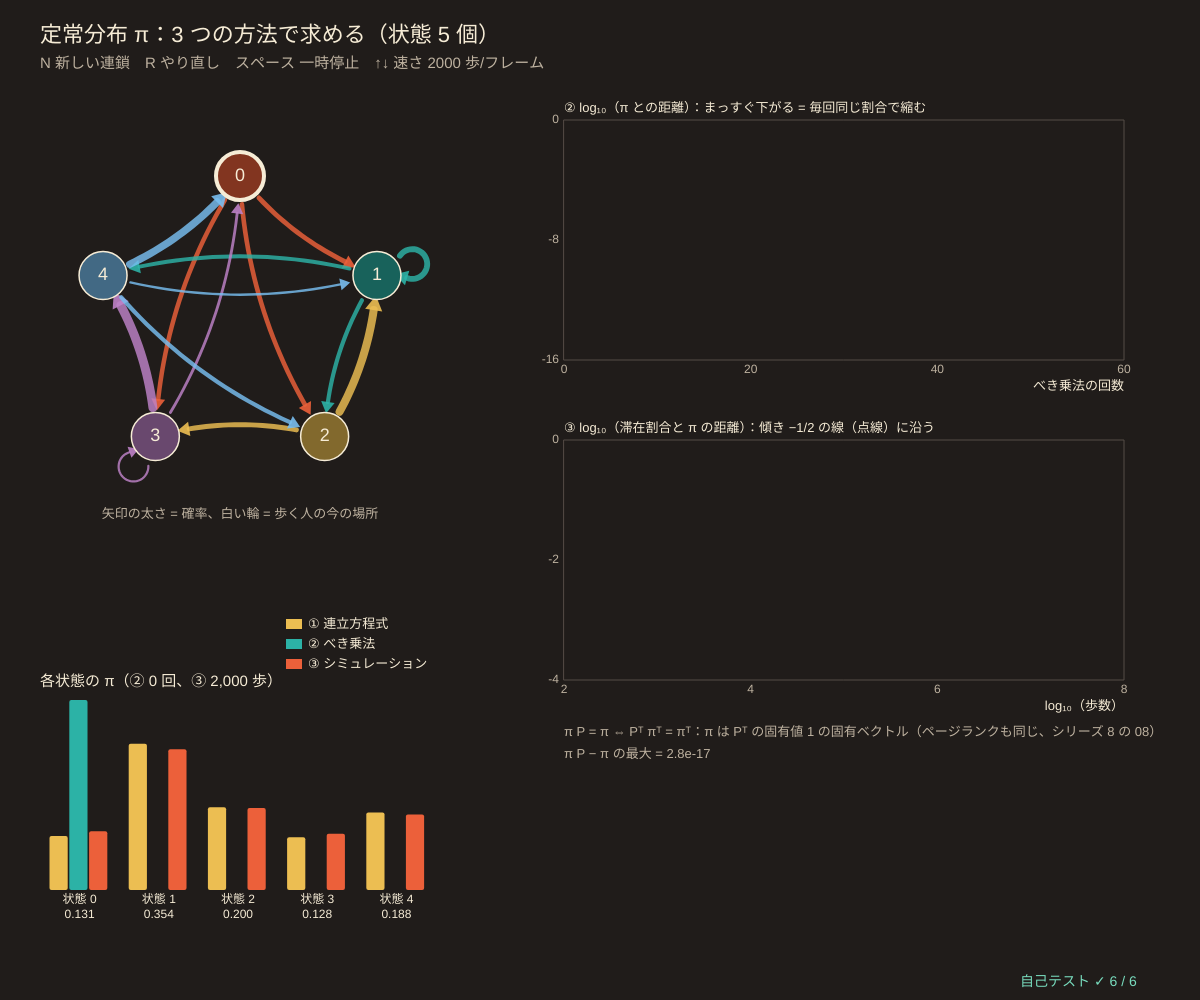
Frame 1 (no input)
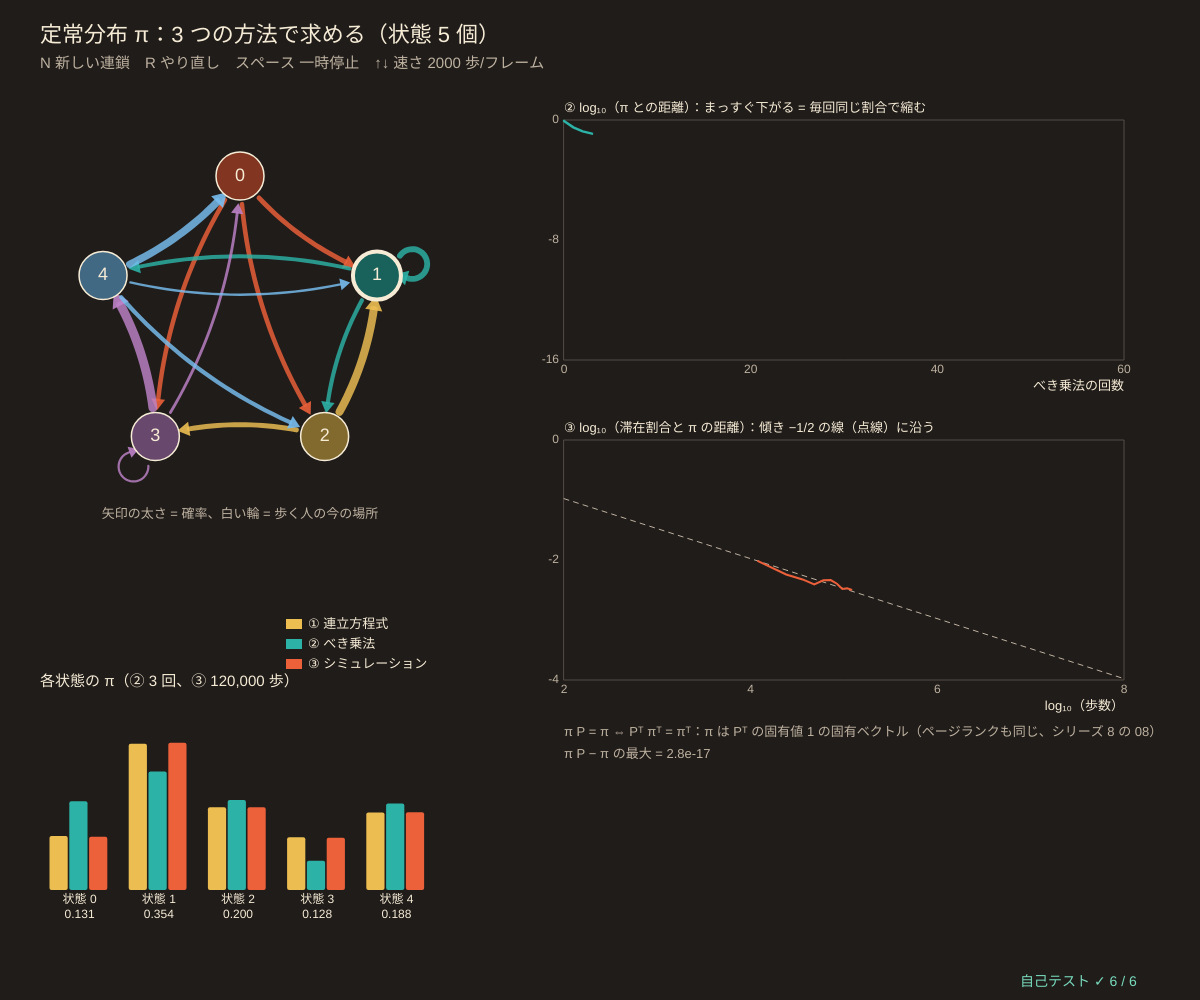
Frame 60 (no input)
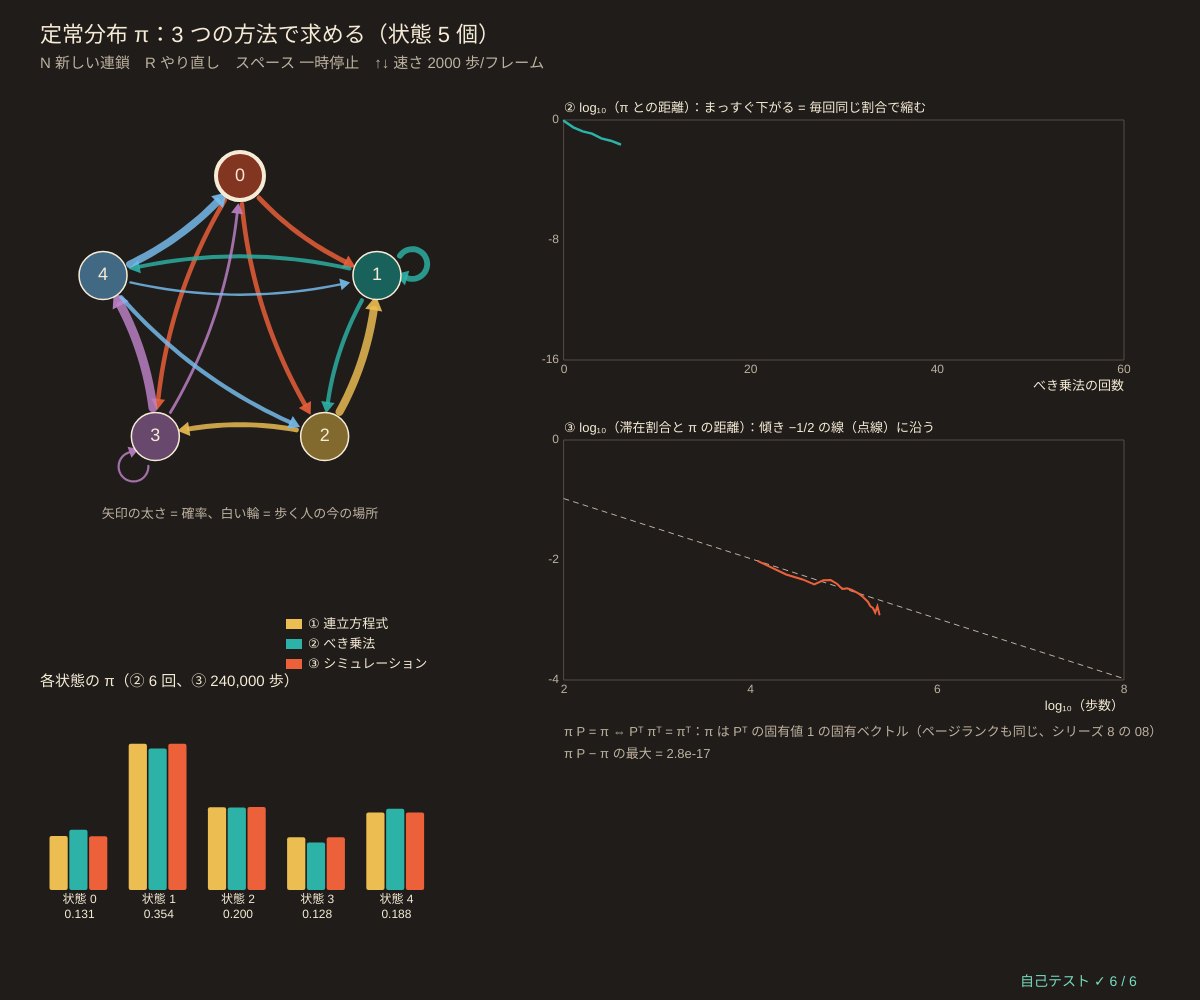
Frame 120 (the mouse pressed at the canvas centre since frame 60)

The p5.js sketch that drew these frames (run headless with seeded random() and noise() and a simulated clock; from frame 60 on, the mouse is pressed at the canvas centre):

// p5.js sketch
// ── sketch.js
// ============================================
// 02 定常分布 ─ P を掛けても変わらない分布 π（π P = π、Σ π = 1）を 3 つの方法で求めて、一致するのを見る
// ① 連立方程式：π P = π を、ガウスの消去法で解く（ぴったりの答え）
// ② べき乗法：適当な分布に P を何度も掛ける（01 の μ_n）。誤差はほぼ一定の割合で縮む
// ③ シミュレーション：1 人が長い間歩いたときの「各状態にいた時間の割合」（誤差は 1/√t くらいで縮む）
// π は P の転置の「固有値 1 の固有ベクトル」。検索のページランクも同じ考え（シリーズ 8 の 08）
// N 新しい連鎖 / R やり直し / スペース 一時停止 / ↑↓ シミュレーションの速さ
// ============================================

const N_STATES = 5;                      // ★ 状態の数（3〜7）
let transP, piExact, powVec, powErr = [], powIt = 0, walker = 0, visits, tSim = 0, simErr = [], paused = false, speed = 2000, chainSeed = 5, nodes = [];

function setup() {
  createCanvas(windowWidth, windowHeight);
  selfTest();
  newChain();
}
// ★ でたらめな連鎖：i → i+1 の矢印は必ず入れて（ぐるっと回れる = 既約）、ほかは半分くらいの確率で
function randomChain(n) {
  let a = zerosMat(n);
  for (let i = 0; i < n; i++) { for (let j = 0; j < n; j++) if (rnd() < 0.45) a[i][j] = rnd(); a[i][(i + 1) % n] += 0.2 + rnd(); }
  return fixRows(a).map((r) => r.map((v) => Math.round(v * 100) / 100)).map((r) => { let s = sumOf(r); r[r.indexOf(Math.max(...r))] += Math.round((1 - s) * 100) / 100; return r; });
}
function newChain() { seedRng(chainSeed++); transP = fixRows(randomChain(N_STATES)); restart(); }
function restart() {
  piExact = stationaryExact(transP);
  powVec = new Array(N_STATES).fill(0); powVec[0] = 1; powErr = [Math.log10(Math.max(1e-16, tvDist(powVec, piExact)))]; powIt = 0;
  walker = 0; visits = new Array(N_STATES).fill(0); tSim = 0; simErr = [];
}

function draw() {
  background(...BG);
  // ② べき乗法：20 フレームに 1 回、π ← π P
  if (!paused && frameCount % 20 === 0 && powIt < 60) { powVec = vecMat(powVec, transP); powIt++; powErr.push(Math.log10(Math.max(1e-16, tvDist(powVec, piExact)))); }
  // ③ シミュレーション：1 フレームに speed 歩
  if (!paused) { for (let k = 0; k < speed; k++) { walker = sampleFrom(transP[walker]); visits[walker]++; } tSim += speed; if (frameCount % 6 === 0) simErr.push([Math.log10(tSim), Math.log10(Math.max(1e-6, tvDist(visits.map((v) => v / tSim), piExact)))]); }
  hudTitle('定常分布 π：3 つの方法で求める（状態 ' + N_STATES + ' 個）', 'N 新しい連鎖　R やり直し　スペース 一時停止' + (paused ? '（停止中）' : '') + '　↑↓ 速さ ' + speed + ' 歩/フレーム');

  // ---- 遷移図と歩く人
  let gcx = width * 0.2, gcy = height * 0.32, rad = Math.min(width * 0.12, height * 0.17);
  nodes = []; for (let k = 0; k < N_STATES; k++) nodes.push([gcx + rad * Math.cos(-Math.PI / 2 + (k * 2 * Math.PI) / N_STATES), gcy + rad * Math.sin(-Math.PI / 2 + (k * 2 * Math.PI) / N_STATES)]);
  drawChainGraph(nodes, transP, 24, STATE_COLS, { labels: false, hl: walker });
  noStroke(); fill(...SUB); textSize(13); textAlign(CENTER, TOP); text('矢印の太さ = 確率、白い輪 = 歩く人の今の場所', gcx, gcy + rad + 44);

  // ---- 3 つの答えを並べた棒
  let bx = 40, by = height * 0.7, bw = Math.min(420, width * 0.33), bh = height * 0.19, gw = bw / N_STATES, sim = visits.map((v) => v / Math.max(1, tSim));
  noStroke(); fill(...CREAM); textSize(15); textAlign(LEFT, BASELINE); text('各状態の π（② ' + powIt + ' 回、③ ' + tSim.toLocaleString() + ' 歩）', bx, by - 14);
  let top = Math.max(...piExact) * 1.3;
  for (let k = 0; k < N_STATES; k++) {
    let vals = [piExact[k], powVec[k], sim[k]], cols = [MUSTARD, TEAL, DICE];
    for (let m = 0; m < 3; m++) { let hh = clampv(vals[m] / top, 0, 1) * bh; noStroke(); fill(...cols[m]); rect(bx + k * gw + gw * 0.12 + m * gw * 0.25, by + bh - hh, gw * 0.23, hh, 2); }
    fill(...CREAM); textSize(12); textAlign(CENTER, TOP); text('状態 ' + k + '\n' + fmtN(piExact[k], 3), bx + k * gw + gw / 2, by + bh + 4);
  }
  legend(bx + bw - 150, by - 76, [[MUSTARD, '① 連立方程式'], [TEAL, '② べき乗法'], [DICE, '③ シミュレーション']]);

  // ---- 誤差のグラフ 2 つ（全変動距離、対数）
  let px = width * 0.47, pw = Math.min(560, width - px - 50);
  let g1 = { x: px, y: 120, w: pw, h: height * 0.24, x0: 0, x1: 60, y0: -16, y1: 0 };
  plotAxes(g1, 'べき乗法の回数', '② log₁₀（π との距離）：まっすぐ下がる = 毎回同じ割合で縮む', [0, 20, 40, 60], [-16, -8, 0]);
  drawCurve(g1, powErr, TEAL, 2.5);
  let g2 = { x: px, y: g1.y + g1.h + 80, w: pw, h: height * 0.24, x0: 2, x1: 8, y0: -4, y1: 0 };
  plotAxes(g2, 'log₁₀（歩数）', '③ log₁₀（滞在割合と π の距離）：傾き −1/2 の線（点線）に沿う', [2, 4, 6, 8], [-4, -2, 0]);
  if (simErr.length) { let b0 = simErr[0][1] + 0.5 * simErr[0][0]; stroke(...SUB); strokeWeight(1); drawingContext.setLineDash([5, 5]); line(gX(g2, 2), gY(g2, b0 - 1), gX(g2, 8), gY(g2, b0 - 4)); drawingContext.setLineDash([]); }
  stroke(...DICE); strokeWeight(2); polyline(simErr.map((p) => [gX(g2, p[0]), gY(g2, p[1])]));
  noStroke(); fill(...SUB); textSize(13); textAlign(LEFT, BASELINE);
  text('π P = π ⇔ Pᵀ πᵀ = πᵀ：π は Pᵀ の固有値 1 の固有ベクトル（ページランクも同じ、シリーズ 8 の 08）', px, g2.y + g2.h + 56);
  text('π P − π の最大 = ' + maxAbsDiff(vecMat(piExact, transP), piExact).toExponential(1), px, g2.y + g2.h + 78);
  drawSelfTest(width - 180, height - 14);
}

function keyPressed() {
  if (key === 'n' || key === 'N') newChain();
  if (key === 'r' || key === 'R') restart();
  if (key === ' ') paused = !paused;
  if (key === UP_ARROW) speed = Math.min(20000, speed * 2);
  if (key === DOWN_ARROW) speed = Math.max(1, Math.floor(speed / 2));
  return false;
}

// ============================================
// やってみよう
// 1. N で連鎖を変えると、② の直線の傾きが変わる。傾きが急な連鎖と、ゆるい連鎖の矢印のちがいは？
// 2. ③ は 100 倍歩いても誤差は 1/10 にしかならない（傾き −1/2）。① ② にくらべてずっと遅い
// 3. randomChain の 0.2 + rnd() の矢印を消して、ぐるっと回れない連鎖にすると ① の答えはどうなる？（03 へ）
// 4. N_STATES を 7 にしてみよう
// ============================================

// ---- 自己テスト
function selfTest() {
  selfTestResults = [];
  seedRng(99); let worst = 0, worstPi = 0, rows = 0;
  for (let t = 0; t < 30; t++) {
    let a = fixRows(randomChain(3 + (t % 5))), pe = stationaryExact(a), pw = stationaryPower(a, 1e-15, 200000).pi;
    worst = Math.max(worst, maxAbsDiff(pe, pw)); worstPi = Math.max(worstPi, maxAbsDiff(vecMat(pe, a), pe)); rows = Math.max(rows, rowSumErr(a));
  }
  check('でたらめな連鎖 30 個：行の合計 = 1', rows < 1e-12);
  check('30 個すべてで ① 連立方程式 = ② べき乗法（ずれ ' + worst.toExponential(1) + '）', worst < 1e-10);
  check('30 個すべてで π P = π', worstPi < 1e-12);
  seedRng(5); let a = fixRows(randomChain(N_STATES)), pe = stationaryExact(a), cnt = new Array(N_STATES).fill(0), w = 0, nS = 300000;
  for (let t = 0; t < nS; t++) { w = sampleFrom(a[w]); cnt[w]++; }
  check('③ 30 万歩の滞在割合 ≈ π（全変動距離 < 0.01）', tvDist(cnt.map((c) => c / nS), pe) < 0.01);
  let ds = [[0.2, 0.5, 0.3], [0.5, 0.3, 0.2], [0.3, 0.2, 0.5]];
  check('列の合計も 1 の行列（二重確率行列）の π は一様（1/3, 1/3, 1/3）', maxAbsDiff(stationaryExact(ds), [1 / 3, 1 / 3, 1 / 3]) < 1e-12);
  // 2 状態：π = (q, p) / (p + q)
  check('2 状態 [[1−p, p], [q, 1−q]] の π = (q, p)/(p + q)', maxAbsDiff(stationaryExact([[0.7, 0.3], [0.1, 0.9]]), [0.25, 0.75]) < 1e-12);
  reportSelfTest();
}

// ==================================================
// ここから下は「マルコフ連鎖の道具」（中身は読まなくても OK。消さないでね）
// ==================================================
// ---- 色と小さな道具
const BG = [32, 28, 26];                // 背景（あたたかい炭色）
const CREAM = [246, 236, 214], DICE = [236, 96, 58], TEAL = [44, 178, 166], MUSTARD = [236, 190, 82], PLUM = [190, 130, 200], SUB = [190, 178, 160];
const STATE_COLS = [[236, 96, 58], [44, 178, 166], [236, 190, 82], [190, 130, 200], [120, 190, 240], [150, 210, 110], [240, 140, 170], [200, 170, 130]];
function clampv(v, a, b) { return v < a ? a : v > b ? b : v !== v ? a : v; }     // NaN なら a に戻す
function sumOf(a) { let s = 0; for (let v of a) s += v; return s; }
function meanOf(a) { return a.length ? sumOf(a) / a.length : 0; }
function sampleFrom(p) { let u = rnd() * sumOf(p), c = 0; for (let i = 0; i < p.length; i++) { c += p[i]; if (u < c) return i; } return p.length - 1; }   // 確率 p[i] で i を返す
function fmtN(v, d) { if (typeof v !== 'number' || v !== v) return '?'; if (!isFinite(v)) return '∞'; let s = v.toFixed(d === undefined ? 2 : d); return /^-0\.?0*$/.test(s) ? s.slice(1) : s; }
function hudTitle(t, sub) {            // 左上の見出しと操作の説明
  noStroke(); fill(...CREAM); textSize(22); textAlign(LEFT, BASELINE); text(t, 40, 42);
  fill(...SUB); textSize(15); text(sub, 40, 68);
}
// ---- 種つきの乱数（同じ種なら毎回同じ列 → 実験をくり返せる）
let rngState = 1;
function seedRng(s) { rngState = (s >>> 0) || 1; }
function rnd() {                       // 0〜1 の一様乱数（mulberry32）
  rngState = (rngState + 0x6d2b79f5) >>> 0;
  let t = rngState;
  t = Math.imul(t ^ (t >>> 15), t | 1);
  t ^= t + Math.imul(t ^ (t >>> 7), t | 61);
  return ((t ^ (t >>> 14)) >>> 0) / 4294967296;
}
function rndInt(a, b) { return a + Math.floor(rnd() * (b - a + 1)); }
function randn() { let u = 1 - rnd(), v = rnd(); return Math.sqrt(-2 * Math.log(u)) * Math.cos(2 * Math.PI * v); }   // 標準正規分布
// ---- 行列の道具（行列 = 配列の配列。遷移行列 transP[i][j] = i の次に j へ行く確率、行の和 = 1）
function zerosMat(n, m) { let a = []; for (let i = 0; i < n; i++) a.push(new Array(m === undefined ? n : m).fill(0)); return a; }
function eyeMat(n) { let a = zerosMat(n); for (let i = 0; i < n; i++) a[i][i] = 1; return a; }
function copyMat(a) { return a.map((r) => r.slice()); }
function matMul(a, b) {                // 行列の積 (a b)[i][j] = Σ_k a[i][k] b[k][j]
  let n = a.length, m = b[0].length, kk = b.length, c = zerosMat(n, m);
  for (let i = 0; i < n; i++) for (let k = 0; k < kk; k++) { let v = a[i][k]; if (v !== 0) for (let j = 0; j < m; j++) c[i][j] += v * b[k][j]; }
  return c;
}
function vecMat(v, a) {                // 横ベクトル × 行列：次の時刻の分布 = いまの分布 × P
  let out = new Array(a[0].length).fill(0);
  for (let i = 0; i < v.length; i++) if (v[i] !== 0) for (let j = 0; j < out.length; j++) out[j] += v[i] * a[i][j];
  return out;
}
function matPow(a, k) { let r = eyeMat(a.length); for (let t = 0; t < k; t++) r = matMul(r, a); return r; }   // P^k（k 回かけるだけ）
function maxAbsDiff(a, b) {            // 2 つの行列（またはベクトル）のいちばん大きなずれ
  let d = 0;
  for (let i = 0; i < a.length; i++) { if (Array.isArray(a[i])) d = Math.max(d, maxAbsDiff(a[i], b[i])); else d = Math.max(d, Math.abs(a[i] - b[i])); }
  return d;
}
function rowSumErr(a, target) { let d = 0; for (let r of a) d = Math.max(d, Math.abs(sumOf(r) - (target === undefined ? 1 : target))); return d; }
function fixRows(a) {                  // 行の和を 1 に。全部 0 の行は「その場にとどまる」にする（NaN を出さない）
  return a.map((r, i) => { let s = sumOf(r); if (!(s > 1e-12)) { let z = r.map(() => 0); z[i] = 1; return z; } return r.map((v) => v / s); });
}
function solveLinear(a, b) {           // ガウスの消去法（部分ピボット）で a x = b。解けなければ null
  let n = a.length, m = a.map((r, i) => r.concat([b[i]]));
  for (let c = 0; c < n; c++) {
    let p = c; for (let r = c + 1; r < n; r++) if (Math.abs(m[r][c]) > Math.abs(m[p][c])) p = r;
    if (Math.abs(m[p][c]) < 1e-13) return null;
    [m[c], m[p]] = [m[p], m[c]];
    for (let r = 0; r < n; r++) { if (r === c) continue; let f = m[r][c] / m[c][c]; if (f !== 0) for (let k = c; k <= n; k++) m[r][k] -= f * m[c][k]; }
  }
  return m.map((r, i) => r[n] / r[i]);
}
function matInv(a) {                   // 逆行列（ガウス-ジョルダン）。逆がなければ null
  let n = a.length, cols = [];
  for (let j = 0; j < n; j++) { let e = new Array(n).fill(0); e[j] = 1; let x = solveLinear(a, e); if (!x) return null; cols.push(x); }
  return a.map((_, i) => cols.map((c) => c[i]));
}
// 定常分布：π P = π と Σ π = 1 を連立方程式として解く（(P^T − I) π = 0 の最後の式を Σ π = 1 に置きかえる）
function stationaryExact(a) {
  let n = a.length, m = zerosMat(n), b = new Array(n).fill(0);
  for (let i = 0; i < n; i++) for (let j = 0; j < n; j++) m[i][j] = a[j][i] - (i === j ? 1 : 0);
  for (let j = 0; j < n; j++) m[n - 1][j] = 1; b[n - 1] = 1;
  return solveLinear(m, b);
}
function stationaryPower(a, tol, maxIt, start) {   // べき乗法：π ← π P を変化が tol 未満になるまで
  let n = a.length, v = start ? start.slice() : new Array(n).fill(1 / n), its = 0, d = Infinity;
  while (d > (tol || 1e-13) && its < (maxIt || 100000)) { let w = vecMat(v, a); d = maxAbsDiff(w, v); v = w; its++; }
  return { pi: v, its };
}
function tvDist(p, q) { let s = 0; for (let i = 0; i < p.length; i++) s += Math.abs(p[i] - q[i]); return s / 2; }   // 全変動距離
function entropyRate(a, pi) {          // エントロピー率 H = −Σ_i π_i Σ_j P_ij log₂ P_ij（1 歩あたりの情報量、ビット）
  let h = 0;
  for (let i = 0; i < a.length; i++) for (let v of a[i]) if (v > 0) h -= pi[i] * v * Math.log2(v);
  return h;
}
// ---- 遷移図を描く道具：矢印の太さ = 確率
function bezPts(ax, ay, bx, by, bend, r) {          // 少しふくらんだ曲線の点（両はしの円 r の中は除く）
  let mx = (ax + bx) / 2, my = (ay + by) / 2, dx = bx - ax, dy = by - ay, L = Math.hypot(dx, dy) || 1;
  let cx = mx - (dy / L) * bend * L, cy = my + (dx / L) * bend * L, pts = [];
  for (let k = 0; k <= 30; k++) {
    let t = k / 30, x = (1 - t) * (1 - t) * ax + 2 * t * (1 - t) * cx + t * t * bx, y = (1 - t) * (1 - t) * ay + 2 * t * (1 - t) * cy + t * t * by;
    if (Math.hypot(x - ax, y - ay) > r + 2 && Math.hypot(x - bx, y - by) > r + 6) pts.push([x, y]);
  }
  return pts;
}
function arrowHeadAt(pts, sz) {       // 折れ線の最後に三角の矢じり
  if (pts.length < 2) return;
  let [x1, y1] = pts[pts.length - 2], [x2, y2] = pts[pts.length - 1], L = Math.hypot(x2 - x1, y2 - y1) || 1, ux = (x2 - x1) / L, uy = (y2 - y1) / L;
  triangle(x2 + ux * sz, y2 + uy * sz, x2 - uy * sz * 0.6, y2 + ux * sz * 0.6, x2 + uy * sz * 0.6, y2 - ux * sz * 0.6);
}
// nodes = [[x, y], …]、a = 遷移行列。戻り値：矢印ごとの { i, j, mx, my }（ラベルやクリック判定用）
function drawChainGraph(nodes, a, r, cols, opts) {
  opts = opts || {};
  let cx = meanOf(nodes.map((p) => p[0])), cy = meanOf(nodes.map((p) => p[1])), hits = [];
  for (let i = 0; i < nodes.length; i++) for (let j = 0; j < nodes.length; j++) {
    let p = a[i][j]; if (!(p > 1e-9)) continue;
    let col = cols[i % cols.length], w = 1 + 11 * p, pts;
    if (i === j) {                     // 自分に戻る矢印：外側に小さな輪
      let ox = nodes[i][0] - cx, oy = nodes[i][1] - cy, L = Math.hypot(ox, oy) || 1, ux = ox / L, uy = L > 1 ? oy / L : -1;
      if (L <= 1) ux = 0;
      let lx = nodes[i][0] + ux * r * 1.55, ly = nodes[i][1] + uy * r * 1.55, rr = r * 0.62, base = Math.atan2(-uy, -ux);
      pts = []; for (let k = 0; k <= 32; k++) { let t = base + 0.9 + (k / 32) * (2 * Math.PI - 1.8); pts.push([lx + rr * Math.cos(t), ly + rr * Math.sin(t)]); }
      hits.push({ i, j, mx: lx + ux * rr, my: ly + uy * rr });
    } else {
      pts = bezPts(nodes[i][0], nodes[i][1], nodes[j][0], nodes[j][1], 0.14, r);
      if (pts.length) hits.push({ i, j, mx: pts[pts.length >> 1][0], my: pts[pts.length >> 1][1] });
    }
    stroke(col[0], col[1], col[2], opts.alphaEdge || 210); strokeWeight(w); noFill(); polyline(pts);
    noStroke(); fill(col[0], col[1], col[2], opts.alphaEdge || 230); arrowHeadAt(pts, 8 + w * 0.8);
    if (opts.labels !== false && pts.length) {
      let h = hits[hits.length - 1]; fill(...CREAM); textSize(13); textAlign(CENTER, CENTER); text(fmtN(p, 2), h.mx, h.my - 12);
    }
  }
  for (let i = 0; i < nodes.length; i++) {
    let col = cols[i % cols.length]; stroke(...CREAM); strokeWeight(opts.hl === i ? 4 : 1.5); fill(col[0] * 0.55, col[1] * 0.55, col[2] * 0.55);
    circle(nodes[i][0], nodes[i][1], 2 * r);
    noStroke(); fill(...CREAM); textAlign(CENTER, CENTER); textSize(opts.nameSize || 18); text(opts.names ? opts.names[i] : String(i), nodes[i][0], nodes[i][1]);
  }
  return hits;
}
function drawMatrix(a, x, y, cw, ch, names, opts) {   // 行列を色つきの表で（濃い = 大きい）
  opts = opts || {}; let d = opts.digits === undefined ? 2 : opts.digits, n = a.length, m = a[0].length, hi = opts.hi || 1;
  textAlign(CENTER, CENTER); textSize(opts.ts || 13);
  for (let i = 0; i < n; i++) for (let j = 0; j < m; j++) {
    let v = a[i][j], t = clampv(Math.abs(v) / hi, 0, 1); noStroke();
    fill(48 + t * (TEAL[0] - 48), 42 + t * (TEAL[1] - 42), 40 + t * (TEAL[2] - 40)); rect(x + j * cw, y + i * ch, cw - 2, ch - 2, 3);
    fill(...CREAM); text(fmtN(v, d), x + j * cw + cw / 2, y + i * ch + ch / 2);
  }
  if (names) { fill(...SUB); for (let i = 0; i < n; i++) { textAlign(RIGHT, CENTER); text(names[i], x - 6, y + i * ch + ch / 2); } for (let j = 0; j < m; j++) { textAlign(CENTER, BOTTOM); text(names[j], x + j * cw + cw / 2, y - 3); } }
}
// ---- グラフの道具：g = { x, y, w, h, x0, x1, y0, y1 }
function gX(g, v) { return g.x + clampv((v - g.x0) / (g.x1 - g.x0), -0.02, 1.02) * g.w; }
function gY(g, v) { return g.y + g.h - clampv((v - g.y0) / (g.y1 - g.y0), -0.02, 1.02) * g.h; }
function plotAxes(g, xl, yl, xt, yt) {
  stroke(84, 76, 70); strokeWeight(1); noFill(); rect(g.x, g.y, g.w, g.h);
  noStroke(); fill(...SUB); textSize(12); textAlign(CENTER, TOP);
  for (let v of xt) text(+v.toPrecision(3), gX(g, v), g.y + g.h + 4);
  textAlign(RIGHT, CENTER);
  for (let v of yt) text(+v.toPrecision(3), g.x - 5, gY(g, v));
  textAlign(LEFT, BASELINE); fill(...CREAM); textSize(13);
  text(xl, g.x + g.w - textWidth(xl), g.y + g.h + 30); text(yl, g.x, g.y - 8);
}
function polyline(pts) {               // 点が 2 つ以上あるときだけ折れ線を描く（空の beginShape を作らない）
  if (pts.length < 2) return;
  noFill(); beginShape(); for (let p of pts) vertex(p[0], p[1]); endShape();
}
function drawCurve(g, arr, col, sw, xOff) {   // arr[i] を x = i (+ xOff) に。長いときは間引いて 600 点まで
  let n = arr.length, stride = Math.max(1, Math.ceil(n / 600)), pts = [];
  for (let i = 0; i < n; i += stride) pts.push([gX(g, i + (xOff || 0)), gY(g, arr[i])]);
  if (n > 1 && (n - 1) % stride) pts.push([gX(g, n - 1 + (xOff || 0)), gY(g, arr[n - 1])]);
  stroke(...col); strokeWeight(sw || 2); polyline(pts);
}
function legend(x, y, items) {         // items = [[色, 名前], …]
  textSize(13); textAlign(LEFT, CENTER);
  for (let [c, s] of items) { noStroke(); fill(...c); rect(x, y - 5, 16, 10); fill(...CREAM); text(s, x + 22, y); y += 20; }
}
function drawBars(x, y, w, h, vals, cols, top, names) {   // 棒グラフ（top = 縦軸の上限）
  let n = vals.length, bw = w / n;
  stroke(84, 76, 70); strokeWeight(1); line(x, y + h, x + w, y + h); noStroke();
  for (let i = 0; i < n; i++) {
    let c = cols[i % cols.length], hh = clampv(vals[i] / (top || 1), 0, 1) * h; fill(...c); rect(x + i * bw + bw * 0.12, y + h - hh, bw * 0.76, hh, 3);
    if (names) { fill(...SUB); textSize(12); textAlign(CENTER, TOP); text(names[i], x + i * bw + bw / 2, y + h + 4); }
  }
}
// ---- 自己テストの道具
let selfTestResults = [];
function check(name, cond) { selfTestResults.push({ name, ok: !!cond }); }
function near(a, b, tol) { return a !== null && a !== undefined && isFinite(a) && Math.abs(a - b) <= (tol === undefined ? 1e-9 : tol); }
function noNaN(v) { return Array.isArray(v) || ArrayBuffer.isView(v) ? Array.from(v).every(noNaN) : !(typeof v === 'number' && !isFinite(v)); }
function reportSelfTest() { for (let r of selfTestResults) (r.ok ? console.log : console.error)((r.ok ? '✓ ' : '✗ ') + r.name); }
function selfTestLine() { let n = selfTestResults.filter((r) => r.ok).length; return '自己テスト ' + (n === selfTestResults.length ? '✓ ' : '✗ ') + n + ' / ' + selfTestResults.length; }
function drawSelfTest(x, y) { noStroke(); fill(selfTestResults.every((r) => r.ok) ? color(120, 220, 190) : color(255, 90, 90)); textSize(14); textAlign(LEFT, BASELINE); text(selfTestLine(), x, y); }
